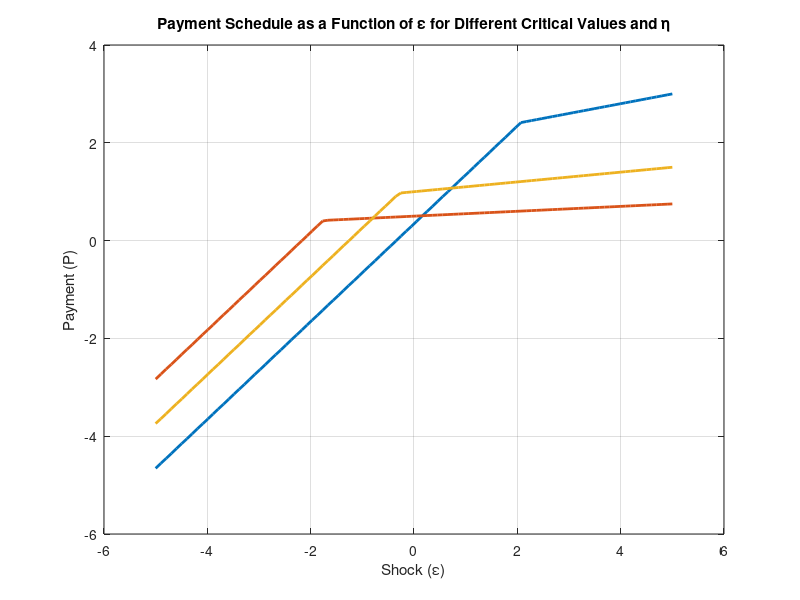

MATLAB code to generate this figure: (Note: this script raises an error after producing the figure.)
% Parameters
Y_bar = 10;
epsilon_min = -5;
epsilon_max = 5;

% Different critical values of epsilon
e_h = 2.07106;  % Critical value e_high
e_l = -1.7556;  % Critical value e_low
e = -0.286;     % Critical value e_mid

% Different eta values for each case
eta_h = 0.2;   % eta for e_high
eta_l = 0.05;   % eta for e_low
eta = 0.1;      % eta for e_mid

% Define epsilon range
epsilon = linspace(epsilon_min, epsilon_max, 100);

% Define P0 for each case based on eta and the critical value
P0_h = eta_h * Y_bar - (1 - eta_h) * e_h;
P0_l = eta_l * Y_bar - (1 - eta_l) * e_l;
P0 = eta * Y_bar - (1 - eta) * e;

% Payment under the optimal contract for e_h and eta_h
P_h = zeros(size(epsilon));
for i = 1:length(epsilon)
    if epsilon(i) <= e_h
        P_h(i) = P0_h + epsilon(i);  % For epsilon <= e_h
    else
        P_h(i) = eta_h * (Y_bar + epsilon(i));  % For epsilon > e_h
    end
end

% Payment under the optimal contract for e_l and eta_l
P_l = zeros(size(epsilon));
for i = 1:length(epsilon)
    if epsilon(i) <= e_l
        P_l(i) = P0_l + epsilon(i);  % For epsilon <= e_l
    else
        P_l(i) = eta_l * (Y_bar + epsilon(i));  % For epsilon > e_l
    end
end

% Payment under the optimal contract for e_mid and eta
P = zeros(size(epsilon));
for i = 1:length(epsilon)
    if epsilon(i) <= e
        P(i) = P0 + epsilon(i);  % For epsilon <= e
    else
        P(i) = eta * (Y_bar + epsilon(i));  % For epsilon > e
    end
end

% Plot the payment schedules
figure;
plot(epsilon, P_h, 'LineWidth', 2, 'DisplayName', 'P(\epsilon) for e_h, \eta_h = 0.2');
hold on;
plot(epsilon, P_l, 'LineWidth', 2, 'DisplayName', 'P(\epsilon) for e_l, \eta_l = 0.05');
plot(epsilon, P, 'LineWidth', 2, 'DisplayName', 'P(\epsilon) for e, \eta = 0.1');
xlabel('Shock (\epsilon)');
ylabel('Payment (P)');
title('Payment Schedule as a Function of \epsilon for Different Critical Values and \eta');
grid on;

xline(0, 'Color', [0.4 0.4 0.4], 'LineWidth', 2);


legend show;
hold off;
